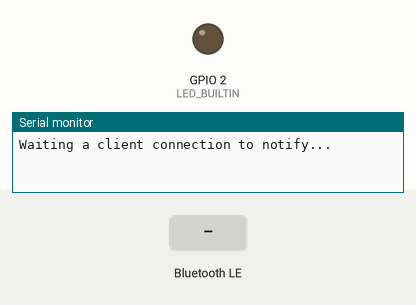
Simulated run of this sketch. Board: ESP32. Shown: output pins drawn as LEDs (lit = HIGH), the last lines printed to the serial monitor. The test bench sets the inputs (shaded band). Nothing arrives over Bluetooth unless stated; a phone connects over Bluetooth LE 3 s after start.

Above: at 1.2 s.
1.3 s: Bluetooth LE write "1" received
At 2.3 s:
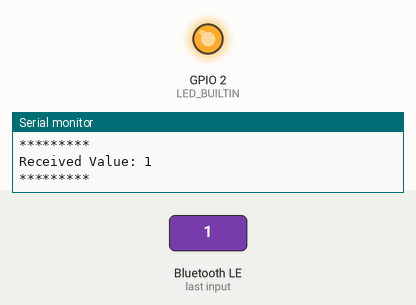
Timing chart, 0 to 10.3 s (numbered marks = the images above; inputs shaded):
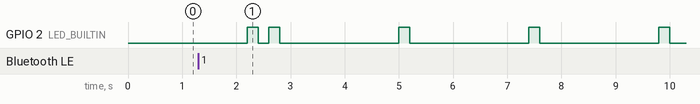

The sketch:

uart2ble.ino
```cpp
/*
    This program monitor UART data by BT

   Create a BLE server that, once we receive a connection, will send periodic notifications.
   The service advertises itself as: 6E400001-B5A3-F393-E0A9-E50E24DCCA9E
   Has a characteristic of: 6E400002-B5A3-F393-E0A9-E50E24DCCA9E - used for receiving data with "WRITE"
   Has a characteristic of: 6E400003-B5A3-F393-E0A9-E50E24DCCA9E - used to send data with  "NOTIFY"

   The design of creating the BLE server is:
   1. Create a BLE Server
   2. Create a BLE Service
   3. Create a BLE Characteristic on the Service
   4. Create a BLE Descriptor on the characteristic
   5. Start the service.
   6. Start advertising.

   In this example rxValue is the data received (only accessible inside that function).
   And txValue is the data to be sent, in this example just a byte incremented every second.
*/
#include <BLEDevice.h>
#include <BLEServer.h>
#include <BLEUtils.h>
#include <BLE2902.h>

#include "led_indicator.h"

#define BT_NAME "OAS_UART"
#define SERVICE_UUID           "6E400001-B5A3-F393-E0A9-E50E24DCCA9E" // UART service UUID
#define CHARACTERISTIC_UUID_RX "6E400002-B5A3-F393-E0A9-E50E24DCCA9E"
#define CHARACTERISTIC_UUID_TX "6E400003-B5A3-F393-E0A9-E50E24DCCA9E"

enum {
  LED_NONE,
  LED_RUNNING,
  LED_DISCONNECT_BLE,
};

BLEServer *pServer = NULL;
BLECharacteristic *pTxCharacteristic;
bool deviceConnected = false;
bool oldDeviceConnected = false;

#define LED_BUILTIN 2


LedIndicator ledIndicator;

// ----- Timer Setup -----//
hw_timer_t * timer = NULL;
volatile SemaphoreHandle_t timerSemaphore;
portMUX_TYPE timerMux = portMUX_INITIALIZER_UNLOCKED;

void IRAM_ATTR onTimer(){
  // Increment the counter and set the time of ISR
  portENTER_CRITICAL_ISR(&timerMux);

  digitalWrite(LED_BUILTIN, ledIndicator.process());

  portEXIT_CRITICAL_ISR(&timerMux);
  // Give a semaphore that we can check in the loop
  xSemaphoreGiveFromISR(timerSemaphore, NULL);
  // It is safe to use digitalRead/Write here if you want to toggle an output
}
// ----- Timer Setup -----//


class BleServerCallbacks: public BLEServerCallbacks {
    void onConnect(BLEServer* pServer) {
      deviceConnected = true;
      ledIndicator.SetBlinkCount(LED_RUNNING);
    };

    void onDisconnect(BLEServer* pServer) {
      deviceConnected = false;
      ledIndicator.SetBlinkCount(LED_DISCONNECT_BLE);
    }
};

class BleCallbacks: public BLECharacteristicCallbacks {
    void onWrite(BLECharacteristic *pCharacteristic) {
      std::string rxValue = pCharacteristic->getValue();

      if (rxValue.length() > 0) {
        Serial.println("*********");
        Serial.print("Received Value: ");
        for (int i = 0; i < rxValue.length(); i++)
          Serial.print(rxValue[i]);

        Serial.println();
        Serial.println("*********");
      }
    }
};


void setup() {
  Serial.begin(115200);
  Serial2.begin(115200);

  pinMode(LED_BUILTIN, OUTPUT);

  // Create the BLE Device
  BLEDevice::init(BT_NAME);

  // Create the BLE Server
  pServer = BLEDevice::createServer();
  pServer->setCallbacks(new BleServerCallbacks());

  // Create the BLE Service
  BLEService *pService = pServer->createService(SERVICE_UUID);

  // Create a BLE Characteristic
  pTxCharacteristic = pService->createCharacteristic(
                    CHARACTERISTIC_UUID_TX,
                    BLECharacteristic::PROPERTY_NOTIFY
                  );

  pTxCharacteristic->addDescriptor(new BLE2902());

  BLECharacteristic * pRxCharacteristic = pService->createCharacteristic(
                       CHARACTERISTIC_UUID_RX,
                      BLECharacteristic::PROPERTY_WRITE
                    );

  pRxCharacteristic->setCallbacks(new BleCallbacks());

  // Start the service
  pService->start();

  // Start advertising
  pServer->getAdvertising()->start();
  Serial.println("Waiting a client connection to notify...");

  ledIndicator.SetBlinkCount(LED_DISCONNECT_BLE);

  // ----- Start Timer -----//
  // Create semaphore to inform us when the timer has fired
  timerSemaphore = xSemaphoreCreateBinary();
  // Use 1st timer of 4 (counted from zero).
  // Set 80 divider for prescaler (see ESP32 Technical Reference Manual for more
  // info).
  timer = timerBegin(0, 80, true);
  // Attach onTimer function to our timer.
  timerAttachInterrupt(timer, &onTimer, true);
  // Set alarm to call onTimer function every 200 microsecond (value in microseconds).
  // Repeat the alarm (third parameter)
  timerAlarmWrite(timer, 200000, true);
  // Start an alarm
  timerAlarmEnable(timer);
  // ----- Start Timer -----//
}

void loop() {
    serialEvent();

    if (deviceConnected) {
//        pTxCharacteristic->setValue(&txValue, 1);
//        pTxCharacteristic->notify();
//        txValue++;
      delay(10); // bluetooth stack will go into congestion, if too many packets are sent
  }

    // disconnecting
    if (!deviceConnected && oldDeviceConnected) {
        delay(500); // give the bluetooth stack the chance to get things ready
        pServer->startAdvertising(); // restart advertising
        Serial.println("start advertising");
        oldDeviceConnected = deviceConnected;
    }
    // connecting
    if (deviceConnected && !oldDeviceConnected) {
    // do stuff here on connecting
        oldDeviceConnected = deviceConnected;
    }
}

uint8_t recv_cmd2[1024];
int cmd2_index;
void serialEvent () {
  while(Serial2.available()) {
    recv_cmd2[cmd2_index] = (uint8_t)Serial2.read();
    if (recv_cmd2[cmd2_index] == 0x0A || recv_cmd2[cmd2_index] == 0x0D) {
      recv_cmd2[cmd2_index] = 0x00;

      pTxCharacteristic->setValue(recv_cmd2, cmd2_index);
      pTxCharacteristic->notify();
      Serial.printf("[U]%s\n", recv_cmd2);

      cmd2_index = 0;
      continue;
    }
    cmd2_index++;
    if (cmd2_index >= 1024)
      cmd2_index = 0;
  }
}
```

led_indicator.cpp
```cpp
#include "led_indicator.h"

void LedIndicator::SetBlinkCount(int count) {
  led_blinking_target = count;
}

bool LedIndicator::process() {
  if (led_blinking_status) {
    if (led_blinking_count < led_blinking_target*2) {
      led_blinking_level = !led_blinking_level;
      led_blinking_count++;
      return !led_blinking_level;
    }
    else {
      led_pause_count = 0;
      led_blinking_count = 0;
      led_blinking_status = false;
      return false;
    }
  }
  else {
    if (led_pause_count < led_pause_target) {
      led_pause_count++;
    }
    else {
      led_pause_count = 0;
      led_blinking_count = 0;
      led_blinking_status = true;
    }
  }
  return false;
}
```

led_indicator.h
```cpp
#ifndef LedIndicator_h
#define LedIndicator_h


class LedIndicator {
  public:
    void SetBlinkCount(int count);
    bool process();

  private:
    int led_blinking_target;
    bool led_blinking_status;
    bool led_blinking_level;
    int led_blinking_count;
    int led_pause_target = 8;
    int led_pause_count;
};

#endif
```
